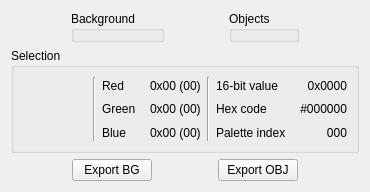
<?xml version="1.0" encoding="UTF-8"?>
<ui version="4.0">
 <class>PaletteView</class>
 <widget class="QWidget" name="PaletteView">
  <property name="geometry">
   <rect>
    <x>0</x>
    <y>0</y>
    <width>443</width>
    <height>397</height>
   </rect>
  </property>
  <property name="windowTitle">
   <string>Palette</string>
  </property>
  <layout class="QVBoxLayout" name="verticalLayout">
   <property name="sizeConstraint">
    <enum>QLayout::SetFixedSize</enum>
   </property>
   <item>
    <layout class="QHBoxLayout" name="horizontalLayout">
     <item>
      <spacer name="horizontalSpacer_2">
       <property name="orientation">
        <enum>Qt::Horizontal</enum>
       </property>
       <property name="sizeHint" stdset="0">
        <size>
         <width>0</width>
         <height>0</height>
        </size>
       </property>
      </spacer>
     </item>
     <item>
      <widget class="QGroupBox" name="groupBox">
       <property name="sizePolicy">
        <sizepolicy hsizetype="Fixed" vsizetype="Fixed">
         <horstretch>0</horstretch>
         <verstretch>0</verstretch>
        </sizepolicy>
       </property>
       <property name="title">
        <string>Background</string>
       </property>
       <layout class="QVBoxLayout" name="verticalLayout_3">
        <property name="leftMargin">
         <number>0</number>
        </property>
        <property name="topMargin">
         <number>0</number>
        </property>
        <property name="rightMargin">
         <number>0</number>
        </property>
        <property name="bottomMargin">
         <number>0</number>
        </property>
        <item>
         <widget class="QGBA::Swatch" name="bgGrid" native="true">
          <property name="sizePolicy">
           <sizepolicy hsizetype="MinimumExpanding" vsizetype="MinimumExpanding">
            <horstretch>0</horstretch>
            <verstretch>0</verstretch>
           </sizepolicy>
          </property>
         </widget>
        </item>
       </layout>
      </widget>
     </item>
     <item>
      <spacer name="horizontalSpacer">
       <property name="orientation">
        <enum>Qt::Horizontal</enum>
       </property>
       <property name="sizeHint" stdset="0">
        <size>
         <width>0</width>
         <height>0</height>
        </size>
       </property>
      </spacer>
     </item>
     <item>
      <widget class="QGroupBox" name="groupBox_2">
       <property name="sizePolicy">
        <sizepolicy hsizetype="Fixed" vsizetype="Fixed">
         <horstretch>0</horstretch>
         <verstretch>0</verstretch>
        </sizepolicy>
       </property>
       <property name="title">
        <string>Objects</string>
       </property>
       <layout class="QVBoxLayout" name="verticalLayout_4">
        <property name="leftMargin">
         <number>0</number>
        </property>
        <property name="topMargin">
         <number>0</number>
        </property>
        <property name="rightMargin">
         <number>0</number>
        </property>
        <property name="bottomMargin">
         <number>0</number>
        </property>
        <item>
         <widget class="QGBA::Swatch" name="objGrid" native="true">
          <property name="sizePolicy">
           <sizepolicy hsizetype="MinimumExpanding" vsizetype="MinimumExpanding">
            <horstretch>0</horstretch>
            <verstretch>0</verstretch>
           </sizepolicy>
          </property>
         </widget>
        </item>
       </layout>
      </widget>
     </item>
     <item>
      <spacer name="horizontalSpacer_3">
       <property name="orientation">
        <enum>Qt::Horizontal</enum>
       </property>
       <property name="sizeHint" stdset="0">
        <size>
         <width>0</width>
         <height>0</height>
        </size>
       </property>
      </spacer>
     </item>
    </layout>
   </item>
   <item>
    <spacer name="verticalSpacer">
     <property name="orientation">
      <enum>Qt::Vertical</enum>
     </property>
     <property name="sizeHint" stdset="0">
      <size>
       <width>0</width>
       <height>0</height>
      </size>
     </property>
    </spacer>
   </item>
   <item>
    <widget class="QGroupBox" name="groupBox_3">
     <property name="title">
      <string>Selection</string>
     </property>
     <layout class="QHBoxLayout" name="horizontalLayout_4">
      <item>
       <widget class="QGBA::Swatch" name="selected" native="true">
        <property name="sizePolicy">
         <sizepolicy hsizetype="Fixed" vsizetype="Fixed">
          <horstretch>0</horstretch>
          <verstretch>0</verstretch>
         </sizepolicy>
        </property>
        <property name="minimumSize">
         <size>
          <width>64</width>
          <height>64</height>
         </size>
        </property>
       </widget>
      </item>
      <item>
       <widget class="Line" name="line_3">
        <property name="orientation">
         <enum>Qt::Vertical</enum>
        </property>
       </widget>
      </item>
      <item>
       <layout class="QVBoxLayout" name="verticalLayout_9">
        <item>
         <widget class="QLabel" name="label_4">
          <property name="text">
           <string>Red</string>
          </property>
         </widget>
        </item>
        <item>
         <widget class="QLabel" name="label_5">
          <property name="text">
           <string>Green</string>
          </property>
         </widget>
        </item>
        <item>
         <widget class="QLabel" name="label_6">
          <property name="text">
           <string>Blue</string>
          </property>
         </widget>
        </item>
       </layout>
      </item>
      <item>
       <layout class="QVBoxLayout" name="verticalLayout_10">
        <property name="leftMargin">
         <number>8</number>
        </property>
        <item>
         <widget class="QLabel" name="r">
          <property name="text">
           <string>0x00 (00)</string>
          </property>
         </widget>
        </item>
        <item>
         <widget class="QLabel" name="g">
          <property name="text">
           <string>0x00 (00)</string>
          </property>
         </widget>
        </item>
        <item>
         <widget class="QLabel" name="b">
          <property name="text">
           <string>0x00 (00)</string>
          </property>
         </widget>
        </item>
       </layout>
      </item>
      <item>
       <widget class="Line" name="line_4">
        <property name="orientation">
         <enum>Qt::Vertical</enum>
        </property>
       </widget>
      </item>
      <item>
       <layout class="QVBoxLayout" name="verticalLayout_11">
        <item>
         <widget class="QLabel" name="label_14">
          <property name="text">
           <string>16-bit value</string>
          </property>
         </widget>
        </item>
        <item>
         <widget class="QLabel" name="label_15">
          <property name="text">
           <string>Hex code</string>
          </property>
         </widget>
        </item>
        <item>
         <widget class="QLabel" name="label_16">
          <property name="text">
           <string>Palette index</string>
          </property>
         </widget>
        </item>
       </layout>
      </item>
      <item>
       <layout class="QVBoxLayout" name="verticalLayout_12">
        <property name="leftMargin">
         <number>8</number>
        </property>
        <item>
         <widget class="QLabel" name="value">
          <property name="text">
           <string>0x0000</string>
          </property>
          <property name="alignment">
           <set>Qt::AlignRight|Qt::AlignTrailing|Qt::AlignVCenter</set>
          </property>
         </widget>
        </item>
        <item>
         <widget class="QLabel" name="hexcode">
          <property name="text">
           <string>#000000</string>
          </property>
          <property name="alignment">
           <set>Qt::AlignRight|Qt::AlignTrailing|Qt::AlignVCenter</set>
          </property>
         </widget>
        </item>
        <item>
         <widget class="QLabel" name="index">
          <property name="text">
           <string>000</string>
          </property>
          <property name="alignment">
           <set>Qt::AlignRight|Qt::AlignTrailing|Qt::AlignVCenter</set>
          </property>
         </widget>
        </item>
       </layout>
      </item>
     </layout>
    </widget>
   </item>
   <item>
    <layout class="QHBoxLayout" name="horizontalLayout_3">
     <item>
      <spacer name="horizontalSpacer_4">
       <property name="orientation">
        <enum>Qt::Horizontal</enum>
       </property>
       <property name="sizeHint" stdset="0">
        <size>
         <width>0</width>
         <height>0</height>
        </size>
       </property>
      </spacer>
     </item>
     <item>
      <widget class="QPushButton" name="exportBG">
       <property name="text">
        <string>Export BG</string>
       </property>
      </widget>
     </item>
     <item>
      <spacer name="horizontalSpacer_5">
       <property name="orientation">
        <enum>Qt::Horizontal</enum>
       </property>
       <property name="sizeHint" stdset="0">
        <size>
         <width>0</width>
         <height>0</height>
        </size>
       </property>
      </spacer>
     </item>
     <item>
      <widget class="QPushButton" name="exportOBJ">
       <property name="text">
        <string>Export OBJ</string>
       </property>
      </widget>
     </item>
     <item>
      <spacer name="horizontalSpacer_6">
       <property name="orientation">
        <enum>Qt::Horizontal</enum>
       </property>
       <property name="sizeHint" stdset="0">
        <size>
         <width>0</width>
         <height>0</height>
        </size>
       </property>
      </spacer>
     </item>
    </layout>
   </item>
  </layout>
 </widget>
 <customwidgets>
  <customwidget>
   <class>QGBA::Swatch</class>
   <extends>QWidget</extends>
   <header>Swatch.h</header>
   <container>1</container>
  </customwidget>
 </customwidgets>
 <resources/>
 <connections/>
</ui>
